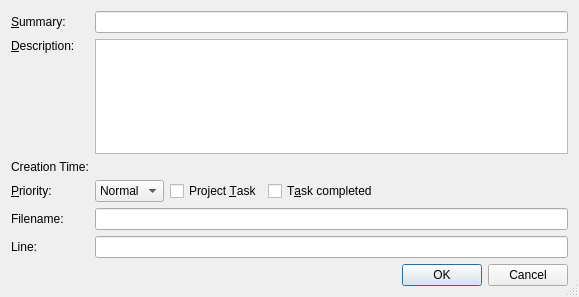
<?xml version="1.0" encoding="UTF-8"?>
<ui version="4.0">
 <class>TaskPropertiesDialog</class>
 <widget class="QDialog" name="TaskPropertiesDialog">
  <property name="geometry">
   <rect>
    <x>0</x>
    <y>0</y>
    <width>579</width>
    <height>297</height>
   </rect>
  </property>
  <property name="windowTitle">
   <string>Task Properties</string>
  </property>
  <property name="sizeGripEnabled">
   <bool>true</bool>
  </property>
  <layout class="QGridLayout">
   <item row="0" column="0">
    <widget class="QLabel" name="label">
     <property name="text">
      <string>&amp;Summary:</string>
     </property>
     <property name="buddy">
      <cstring>summaryEdit</cstring>
     </property>
    </widget>
   </item>
   <item row="0" column="1" colspan="3">
    <widget class="QLineEdit" name="summaryEdit">
     <property name="toolTip">
      <string>Enter the task summary</string>
     </property>
    </widget>
   </item>
   <item row="1" column="0">
    <widget class="QLabel" name="textLabel1">
     <property name="text">
      <string>&amp;Description:</string>
     </property>
     <property name="alignment">
      <set>Qt::AlignLeading|Qt::AlignLeft|Qt::AlignTop</set>
     </property>
     <property name="buddy">
      <cstring>descriptionEdit</cstring>
     </property>
    </widget>
   </item>
   <item row="1" column="1" colspan="3">
    <widget class="QTextEdit" name="descriptionEdit">
     <property name="toolTip">
      <string>Enter the task description</string>
     </property>
    </widget>
   </item>
   <item row="2" column="0">
    <widget class="QLabel" name="textLabel2">
     <property name="text">
      <string>Creation Time:</string>
     </property>
    </widget>
   </item>
   <item row="2" column="1" colspan="3">
    <widget class="QLabel" name="creationLabel">
     <property name="sizePolicy">
      <sizepolicy hsizetype="Expanding" vsizetype="Preferred">
       <horstretch>0</horstretch>
       <verstretch>0</verstretch>
      </sizepolicy>
     </property>
    </widget>
   </item>
   <item row="3" column="0">
    <widget class="QLabel" name="textLabel4">
     <property name="text">
      <string>&amp;Priority:</string>
     </property>
     <property name="buddy">
      <cstring>priorityCombo</cstring>
     </property>
    </widget>
   </item>
   <item row="3" column="1">
    <widget class="QComboBox" name="priorityCombo">
     <property name="toolTip">
      <string>Select the task priority</string>
     </property>
     <property name="currentIndex">
      <number>1</number>
     </property>
     <item>
      <property name="text">
       <string>High</string>
      </property>
     </item>
     <item>
      <property name="text">
       <string>Normal</string>
      </property>
     </item>
     <item>
      <property name="text">
       <string>Low</string>
      </property>
     </item>
    </widget>
   </item>
   <item row="3" column="2">
    <widget class="QCheckBox" name="projectCheckBox">
     <property name="toolTip">
      <string>Select to indicate a task related to the current project</string>
     </property>
     <property name="text">
      <string>Project &amp;Task</string>
     </property>
    </widget>
   </item>
   <item row="3" column="3">
    <widget class="QCheckBox" name="completedCheckBox">
     <property name="sizePolicy">
      <sizepolicy hsizetype="Expanding" vsizetype="Fixed">
       <horstretch>0</horstretch>
       <verstretch>0</verstretch>
      </sizepolicy>
     </property>
     <property name="toolTip">
      <string>Select to mark this task as completed</string>
     </property>
     <property name="text">
      <string>T&amp;ask completed</string>
     </property>
    </widget>
   </item>
   <item row="4" column="0">
    <widget class="QLabel" name="textLabel5">
     <property name="text">
      <string>Filename:</string>
     </property>
    </widget>
   </item>
   <item row="4" column="1" colspan="3">
    <widget class="QLineEdit" name="filenameEdit">
     <property name="focusPolicy">
      <enum>Qt::NoFocus</enum>
     </property>
     <property name="readOnly">
      <bool>true</bool>
     </property>
    </widget>
   </item>
   <item row="5" column="0">
    <widget class="QLabel" name="textLabel6">
     <property name="text">
      <string>Line:</string>
     </property>
    </widget>
   </item>
   <item row="5" column="1" colspan="3">
    <widget class="QLineEdit" name="linenoEdit">
     <property name="focusPolicy">
      <enum>Qt::NoFocus</enum>
     </property>
     <property name="readOnly">
      <bool>true</bool>
     </property>
    </widget>
   </item>
   <item row="6" column="0" colspan="4">
    <widget class="QDialogButtonBox" name="buttonBox">
     <property name="orientation">
      <enum>Qt::Horizontal</enum>
     </property>
     <property name="standardButtons">
      <set>QDialogButtonBox::Cancel|QDialogButtonBox::Ok</set>
     </property>
    </widget>
   </item>
  </layout>
 </widget>
 <pixmapfunction>qPixmapFromMimeSource</pixmapfunction>
 <tabstops>
  <tabstop>summaryEdit</tabstop>
  <tabstop>descriptionEdit</tabstop>
  <tabstop>priorityCombo</tabstop>
  <tabstop>projectCheckBox</tabstop>
  <tabstop>completedCheckBox</tabstop>
  <tabstop>buttonBox</tabstop>
 </tabstops>
 <resources/>
 <connections>
  <connection>
   <sender>buttonBox</sender>
   <signal>accepted()</signal>
   <receiver>TaskPropertiesDialog</receiver>
   <slot>accept()</slot>
   <hints>
    <hint type="sourcelabel">
     <x>48</x>
     <y>143</y>
    </hint>
    <hint type="destinationlabel">
     <x>49</x>
     <y>165</y>
    </hint>
   </hints>
  </connection>
  <connection>
   <sender>buttonBox</sender>
   <signal>rejected()</signal>
   <receiver>TaskPropertiesDialog</receiver>
   <slot>reject()</slot>
   <hints>
    <hint type="sourcelabel">
     <x>177</x>
     <y>149</y>
    </hint>
    <hint type="destinationlabel">
     <x>177</x>
     <y>162</y>
    </hint>
   </hints>
  </connection>
 </connections>
</ui>
